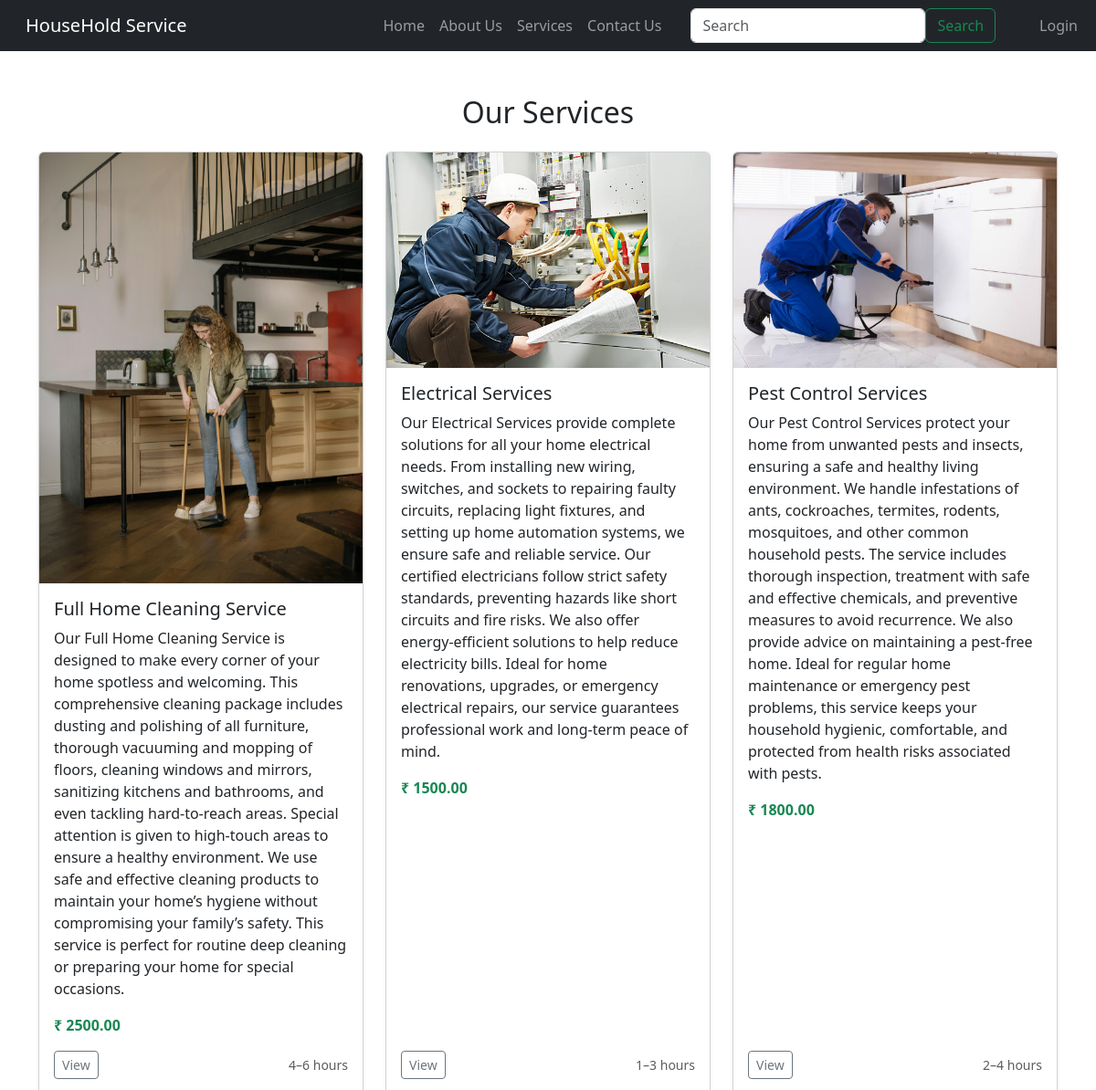
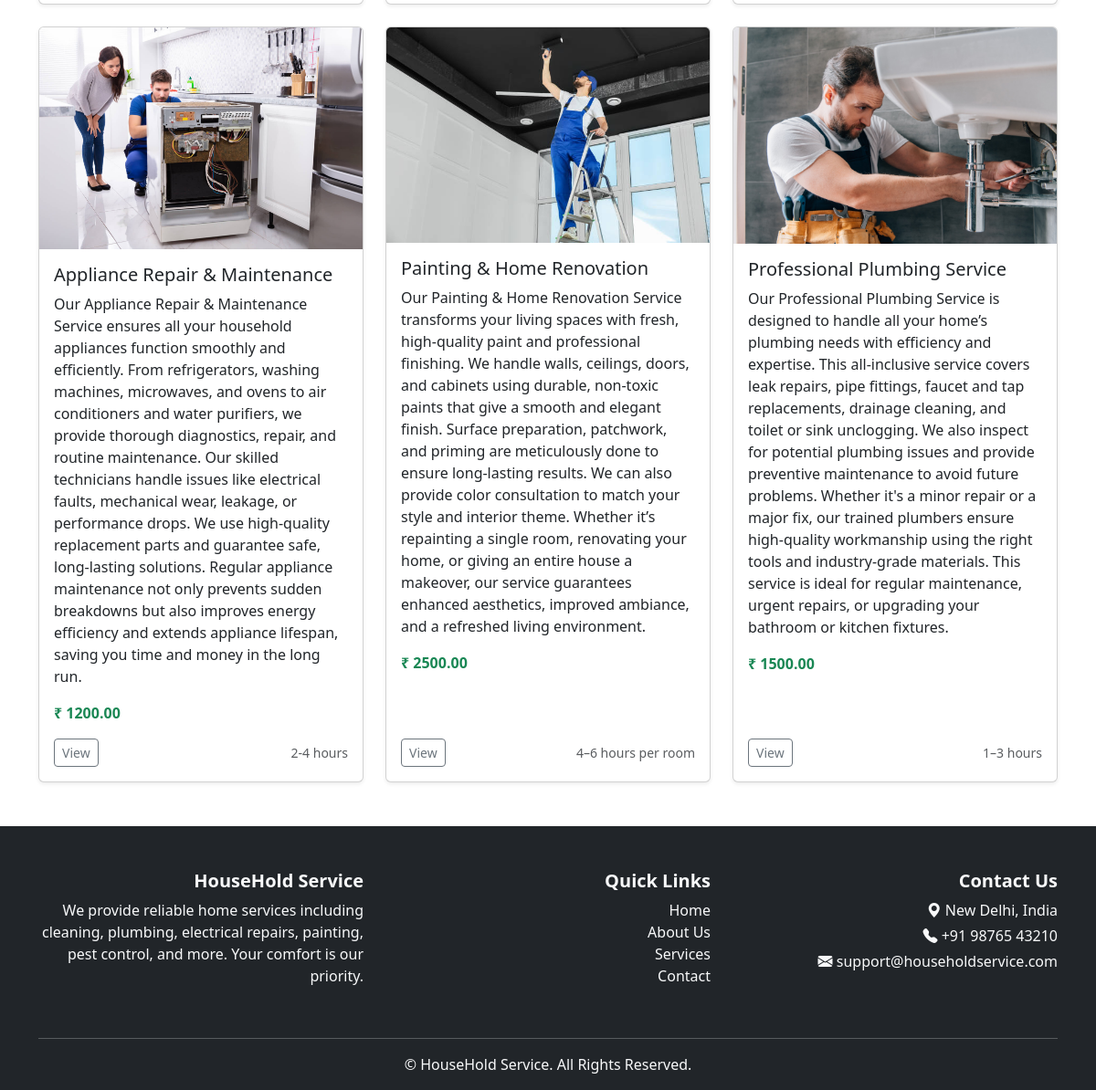
/services, run on the app's committed database (2 pictures, top to bottom).
### home/models.py (models this page shows, shortened)
class Service(models.Model):
    name = models.CharField(max_length=200)
    description = models.TextField()
    duration = models.CharField(max_length=100, blank=True, null=True)  # e.g. "30 mins"
    price = models.DecimalField(max_digits=10, decimal_places=2, default=0.00)
    image = models.ImageField(upload_to="services/", blank=True, null=True)

### home/views.py (the view)
# urls.py: path('services', views.services, name='services'),
def services(request):
    services = Service.objects.all()
    return render(request, "services.html", {"services": services})

### templates/services.html (shortened to what this page needs)
{% extends "base.html" %}
{% block body %}
<div class="container my-5">
  <h2 class="text-center mb-4">Our Services</h2>
  <div class="row row-cols-1 row-cols-md-3 g-4">
    {% for service in services %}
    <div class="col">
      <div class="card h-100 shadow-sm">
        {% if service.image %}
          <img src="{{ service.image.url }}" class="card-img-top" alt="{{ service.name|default:'Service Image' }}">
        {% else %}
          <img src="/static/img/default-service.png" class="card-img-top" alt="{{ service.name|default:'Service Image' }}">
        {% endif %}
        <div class="card-body d-flex flex-column">
          <h5 class="card-title">{{ service.name|default:'Unnamed Service' }}</h5>
          <p class="card-text">{{ service.description|default:'No description available.' }}</p>
          <p class="card-text text-success fw-bold">₹ {{ service.price|default:'N/A' }}</p>
          <div class="mt-auto d-flex justify-content-between align-items-center">
            <div>
              <a href="{% url 'service_detail' service.pk %}" class="btn btn-outline-secondary btn-sm">
                View
              </a>
            </div>
            {% if service.duration %}
            <small class="text-muted">{{ service.duration }}</small>
            {% endif %}
          </div>
        </div>
      </div>
    </div>
    {% empty %}
      <p class="text-center">No services available.</p>
    {% endfor %}
  </div>
</div>
{% endblock body %}

### data on the page
Service: image (picture), name "Full Home Cleaning Service", description "Our Full Home Cleaning Service is designed to make every corner of your home spotless and welcoming. This comprehensive cleaning package includes dusting and polishing of all furniture, thorough vacuuming and mopping of floors, cleaning windows and mirrors, sanitizing kitchens and bathrooms, and even tackling hard-to-reach areas. Special attention is given to high-touch areas to ensure a healthy environment. We use safe and effective cleaning products to maintain your home’s hygiene without compromising your family’s safety. This service is perfect for routine deep cleaning or preparing your home for special occasions.", price "2500.00", duration "4–6 hours"
Service: image (picture), name "Electrical Services", description "Our Electrical Services provide complete solutions for all your home electrical needs. From installing new wiring, switches, and sockets to repairing faulty circuits, replacing light fixtures, and setting up home automation systems, we ensure safe and reliable service. Our certified electricians follow strict safety standards, preventing hazards like short circuits and fire risks. We also offer energy-efficient solutions to help reduce electricity bills. Ideal for home renovations, upgrades, or emergency electrical repairs, our service guarantees professional work and long-term peace of mind.", price "1500.00", duration "1–3 hours"
Service: image (picture), name "Pest Control Services", description "Our Pest Control Services protect your home from unwanted pests and insects, ensuring a safe and healthy living environment. We handle infestations of ants, cockroaches, termites, rodents, mosquitoes, and other common household pests. The service includes thorough inspection, treatment with safe and effective chemicals, and preventive measures to avoid recurrence. We also provide advice on maintaining a pest-free home. Ideal for regular home maintenance or emergency pest problems, this service keeps your household hygienic, comfortable, and protected from health risks associated with pests.", price "1800.00", duration "2–4 hours"
Service: image (picture), name "Appliance Repair & Maintenance", description "Our Appliance Repair & Maintenance Service ensures all your household appliances function smoothly and efficiently. From refrigerators, washing machines, microwaves, and ovens to air conditioners and water purifiers, we provide thorough diagnostics, repair, and routine maintenance. Our skilled technicians handle issues like electrical faults, mechanical wear, leakage, or performance drops. We use high-quality replacement parts and guarantee safe, long-lasting solutions. Regular appliance maintenance not only prevents sudden breakdowns but also improves energy efficiency and extends appliance lifespan, saving you time and money in the long run.", price "1200.00", duration "2-4 hours"
Service: image (picture), name "Painting & Home Renovation", description "Our Painting & Home Renovation Service transforms your living spaces with fresh, high-quality paint and professional finishing. We handle walls, ceilings, doors, and cabinets using durable, non-toxic paints that give a smooth and elegant finish. Surface preparation, patchwork, and priming are meticulously done to ensure long-lasting results. We can also provide color consultation to match your style and interior theme. Whether it’s repainting a single room, renovating your home, or giving an entire house a makeover, our service guarantees enhanced aesthetics, improved ambiance, and a refreshed living environment.", price "2500.00", duration "4–6 hours per room"
Service: image (picture), name "Professional Plumbing Service", description "Our Professional Plumbing Service is designed to handle all your home’s plumbing needs with efficiency and expertise. This all-inclusive service covers leak repairs, pipe fittings, faucet and tap replacements, drainage cleaning, and toilet or sink unclogging. We also inspect for potential plumbing issues and provide preventive maintenance to avoid future problems. Whether it's a minor repair or a major fix, our trained plumbers ensure high-quality workmanship using the right tools and industry-grade materials. This service is ideal for regular maintenance, urgent repairs, or upgrading your bathroom or kitchen fixtures.", price "1500.00", duration "1–3 hours"
